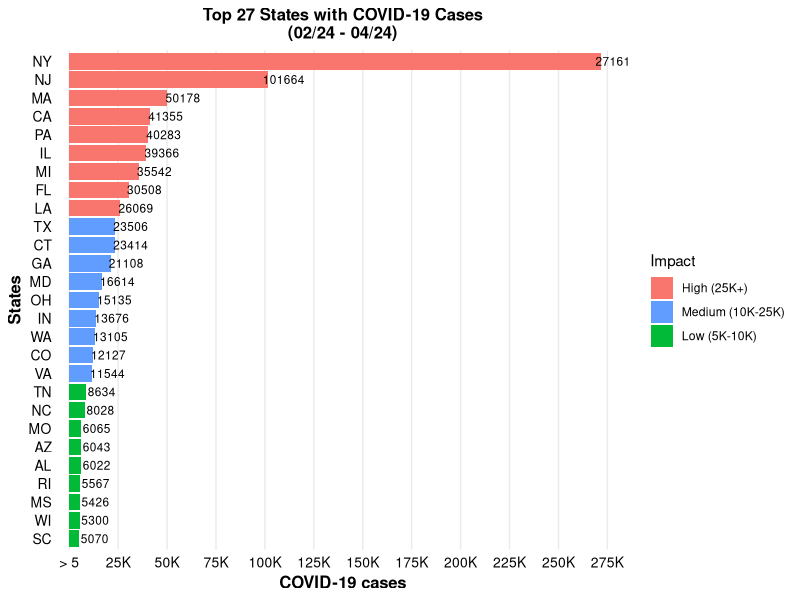
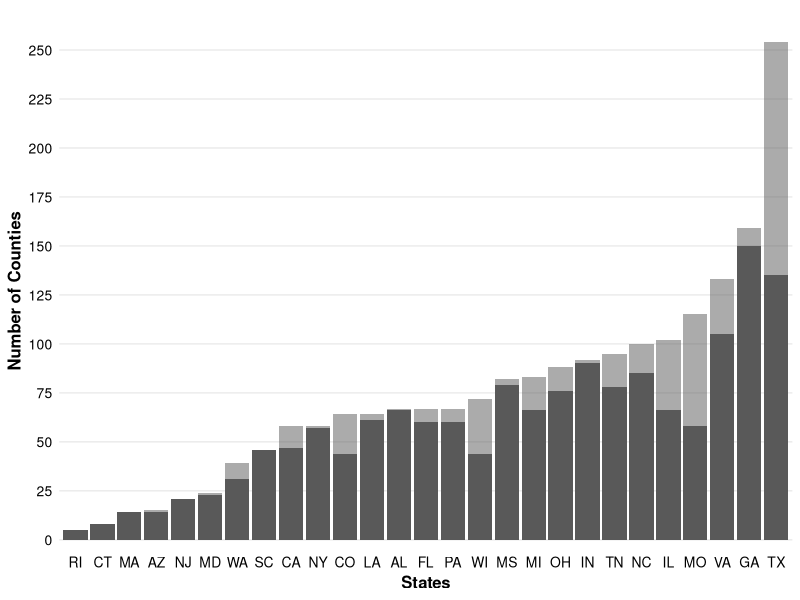
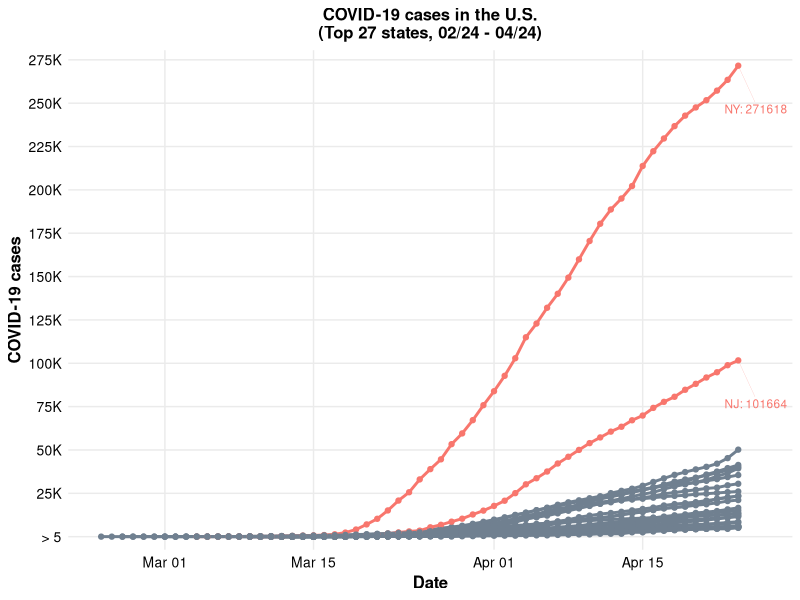
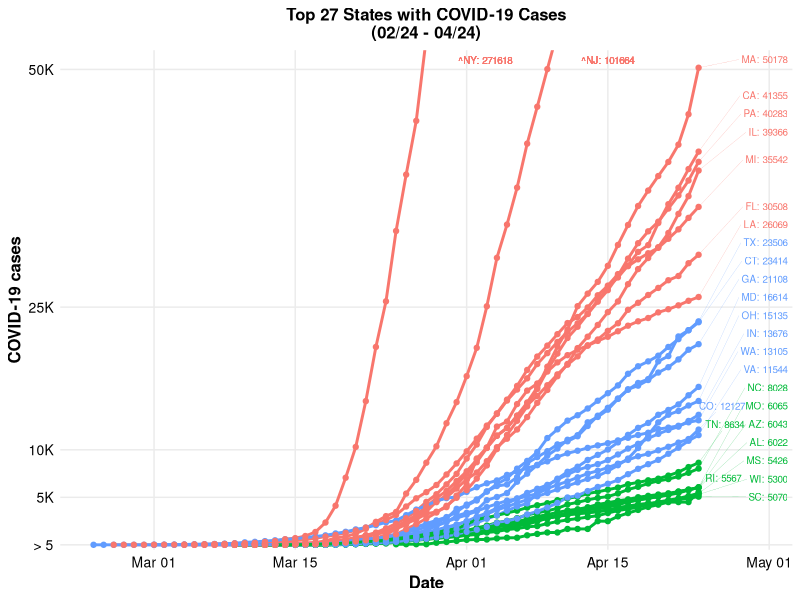
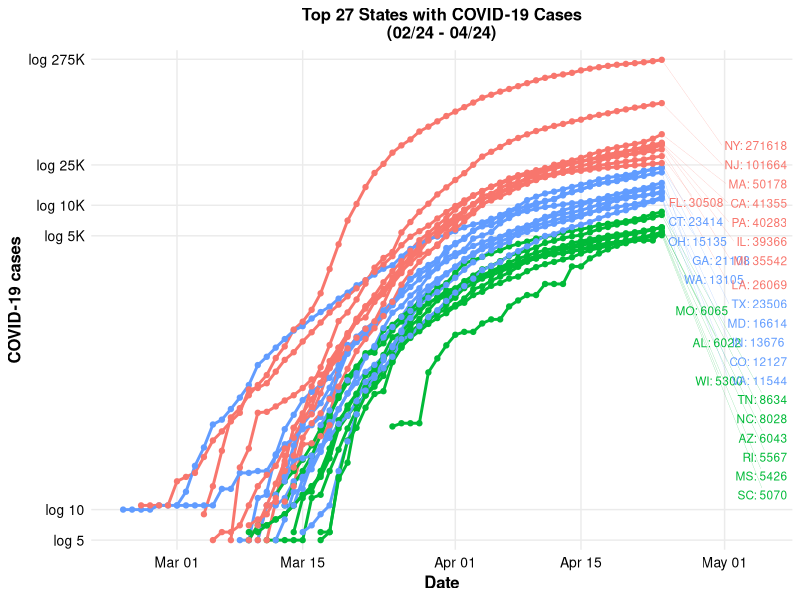
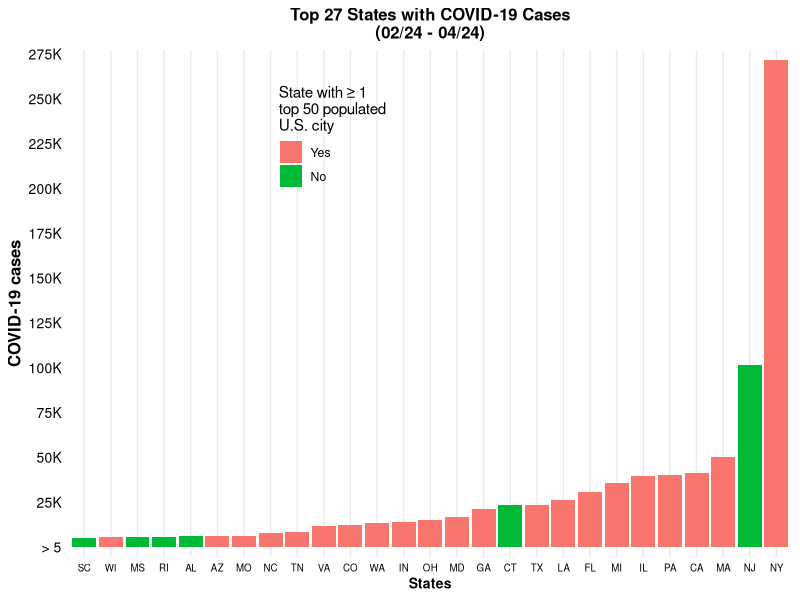
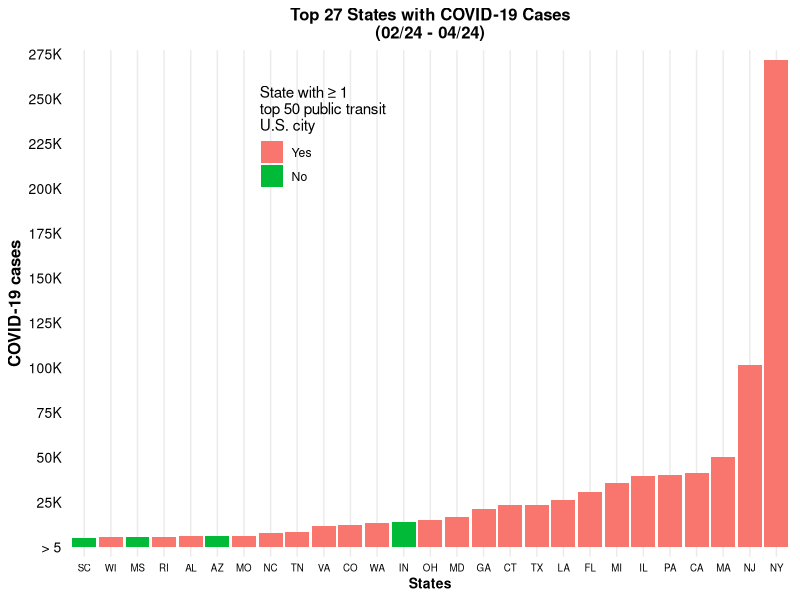
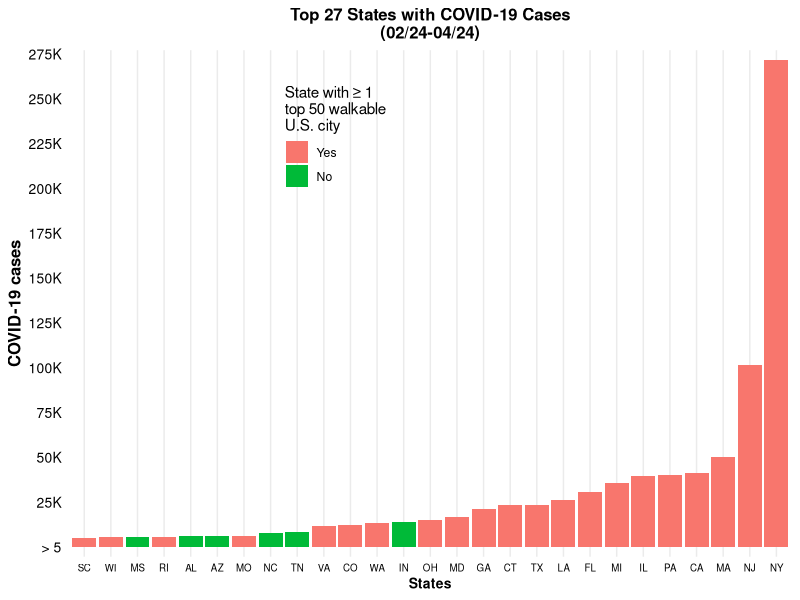

Write the R code that produced these figures, in order.
## ---- chunk 1
require(plyr)
require(dplyr)
require(reshape2)
require(readxl)
require(ggplot2)
require(ggrepel)
require(scales)
require(lubridate)
require(data.table)
## ---- chunk 2
#  Import and merge exploratory variables: Population, Population, Number of Households, Per Capita Income, MetroNonMetro
{

Abbreviated_state = c("AL", "AZ", "CA", "CO", "CT", "FL", "GA", "IL", "IN", "LA", "MD", "MA", "MI", "MS", "MO", "NJ", "NY", "NC", "OH", "PA", "RI", "SC", "TN", "TX", "VA", "WA", "WI")
FIPSState = c("1000", "4000","6000","8000","9000","12000","13000","17000","18000","22000","25000","24000","26000","29000","28000","37000","34000","36000","39000","42000","44000","45000","47000","48000","51000","53000","55000")
# FIPSState is created because datasets have State name in the county column and it can be only removed by FIPS code to prevent any unnecessary data loss

#  Population, Population Density, Number of Households
Pop_PopDensity_HH = read_xlsx("County_Variables.xlsx", sheet = "Pop_Density, TotalHH, TotalPop")
Pop_PopDensity_HH$FIPS = as.numeric(Pop_PopDensity_HH$FIPS) # removing trailing zeroes in order to merge by FIPS code with other Dataset
Pop_PopDensity_HH$PopDensity2010 = round(Pop_PopDensity_HH$PopDensity2010,2) # Variable was in exponential form, so it has to be round off to 2 digit
Pop_PopDensity_HH = Pop_PopDensity_HH %>% filter(State %in% Abbreviated_state) # Subsetting 27 States
Pop_PopDensity_HH = Pop_PopDensity_HH %>% filter(!(FIPS %in% FIPSState)) # Removing State from county column

# write.csv(Pop_PopDensity_HH, file = "Pop_PopDensity_HH.csv")


#  Per Capita Income
PCI = read_xlsx("County_Variables.xlsx", sheet = "PerCapita")
PCI$FIPS = as.numeric(PCI$FIPS)
PCI = PCI %>% filter(State %in% Abbreviated_state)  # Subsetting 27 States
PCI = PCI %>% filter(!(FIPS %in% FIPSState))  # Removing State from county column

# write.csv(PCI, file = "PCI.csv")


MetroNonMetro = read_xlsx("ruralurbancodes2013-2.xlsx")
MetroNonMetro$FIPS = as.numeric(MetroNonMetro$FIPS)  # removing trailing zeroes in order to merge by FIPS code with other Dataset
MetroNonMetro = MetroNonMetro %>% filter(State %in% Abbreviated_state)  # Subsetting 27 States

# write.csv(MetroNonMetro, file = "MetroNonMetro.csv")


FINAL_COUNTY = merge(Pop_PopDensity_HH, PCI, by = "FIPS") # Merging POP Dataset and PCI on FIPS
FINAL_COUNTY = merge(FINAL_COUNTY, MetroNonMetro, by = "FIPS") # Merging FINAL_COUNTY dataset with MetroNonMetro
FINAL_COUNTY = FINAL_COUNTY %>% select(!c("State.y", "County.y", "State", "_Name")) # Removing unnecessary columns
colnames(FINAL_COUNTY) = c("FIPS", "State", "County", "PopDensity2010", "Households", "Pop2010", "PCI", "MetroNonMetro") # Renaming Columns

}

# Collapse NYC 5 Counties in to one single New York City county
{

NYC5 = c("Bronx","New York","Richmond","Kings","Queens")
FINAL_COUNTY_NYC5 = FINAL_COUNTY %>% filter(State == "NY" & County %in% NYC5) # fData is trimmed for 5 NYC Counties

FINAL_COUNTY_NYC5$Income = FINAL_COUNTY_NYC5$PCI * FINAL_COUNTY_NYC5$Pop2010 # Calculate income for NYC 5 Counties
FINAL_COUNTY_NYC5$Area2010 = FINAL_COUNTY_NYC5$Pop2010/FINAL_COUNTY_NYC5$PopDensity2010 # Calculate area for NYC 5 Counties
FINAL_COUNTY_NYC=data.frame(t(colSums(FINAL_COUNTY_NYC5[c("Pop2010","Households","Income","Area2010")]))) # Calculate totals for NYC 5 Counties for Population, Household, Income, and Area

FINAL_COUNTY_NYC$State = "NY" # Create State Variable
FINAL_COUNTY_NYC$County = "New York City" # Create City Variable

FINAL_COUNTY_NYC$PopDensity2010 = FINAL_COUNTY_NYC$Pop2010/FINAL_COUNTY_NYC$Area2010 # Calculate Pop Density for single NYC county 
FINAL_COUNTY_NYC$PCI = FINAL_COUNTY_NYC$Income/FINAL_COUNTY_NYC$Pop2010  # Calculate Per Capita Income for single NYC county 

FINAL_COUNTY_NYC = FINAL_COUNTY_NYC %>% select(!(c(`Area2010`))) # Remove Area
FINAL_COUNTY_NYC$MetroNonMetro = "Metro" # Create Metro Variable
FINAL_COUNTY_NYC$FIPS = 36999
FINAL_COUNTY_NYC = FINAL_COUNTY_NYC[c("State","County","FIPS","MetroNonMetro","PopDensity2010","Pop2010","PCI","Households")]

FINAL_COUNTY = rbind(FINAL_COUNTY,FINAL_COUNTY_NYC) # Add NYC into the main county dataset
FINAL_COUNTY = FINAL_COUNTY %>% filter(!(State == "NY" & County %in% NYC5)) %>% droplevels() # Drop NYC 5 Counties into the main county dataset
}

write.csv(FINAL_COUNTY, file = "ExplanatoryVariables.csv") # Final dataset for explanatory variables
## ---- chunk 3
Abbreviated_state = c("AL", "AZ", "CA", "CO", "CT", "FL", "GA", "IL", "IN", "LA", "MD", "MA", "MI", "MS", "MO", "NJ", "NY", "NC", "OH", "PA", "RI", "SC", "TN", "TX", "VA", "WA", "WI")
FullText_state = c("Alabama", "Arizona", "California", "Colorado", "Connecticut", "Florida", "Georgia", "Illinois", "Indiana", "Louisiana", "Maryland", "Massachusetts", "Michigan", "Mississippi", "Missouri", "New Jersey", "New York", "North Carolina", "Ohio", "Pennsylvania", "Rhode Island", "South Carolina", "Tennessee", "Texas", "Virginia", "Washington", "Wisconsin")

CountyCases = read_xlsx("us-counties.xlsx") #Importing GITHUB county dataset
colnames(CountyCases) = c("Date", "County","State","FIPS","Cases","Deaths") #Changing column names according to the preference
CountyCases$State=mapvalues(CountyCases$State,from=FullText_state,to=Abbreviated_state) #Converting FullText State to Abbreviated State by mapping values to them

CountyCases$FIPS=ifelse(CountyCases$County == "New York City" & is.na(CountyCases$FIPS),36999,CountyCases$FIPS) #Adding an imaginary FIPS code for New York City because GITHUB data consist NULL value for New York City.


FINAL_COUNTY_CASES = merge(FINAL_COUNTY, CountyCases, by = "FIPS") #Merging FINAL_COUNTY(Explanatory variable dataset) with CountyCases(GITHUB Data)
FINAL_COUNTY_CASES$DateAsInteger = as.integer(as.Date(FINAL_COUNTY_CASES$Date)) #Removing trailing zeroes
FINAL_COUNTY_CASES = FINAL_COUNTY_CASES %>% filter(DateAsInteger <= as.integer(as.Date("2020-04-24"))) # Filter by End Date

# 1996 counties for 27 states (contains NYC 5 counties)
# 1992 counties for 27 states (contains 1 single NYC county)

# obs = FINAL_COUNTY_CASES %>% filter(DateAsInteger == as.integer(as.Date("2020-04-24"))) # 1875
# 1875 counties in 27 states (contains 1 single NYC county) for which cases have been reported
# 1992 - 1875 = 117 counties in 27 states for which cases have NOT reported on 2020-04-24


FINAL_COUNTY_CASES = FINAL_COUNTY_CASES %>% filter(Cases >= 5)  # Filter by cases > 5

# obs = FINAL_COUNTY_CASES %>% filter(DateAsInteger == as.integer(as.Date("2020-04-24"))) # 1540
# 1875 - 1540 = 335 counties in 27 states for which cases are less than 5 on 2020-04-24

FINAL_COUNTY_CASES = FINAL_COUNTY_CASES %>% select(!c("County.y","State.y")) #Removing unnecessary columns 

setnames(FINAL_COUNTY_CASES, old = c("State.x", "County.x"), new = c("State", "County")) #setnames function from data.table package is used to rename the columns as per our requirements.

High_Hit_States = c("CA", "FL", "IL", "LA", "MA", "MI", "NY", "NJ", "PA")    #TOP 9 MOST HIT STATES
Medium_Hit_States = c("CO", "CT", "GA", "IN", "MD", "OH", "TX", "VA", "WA")  #9 MEDIUM HIT STATES
Low_Hit_States = c("AL", "AZ", "MS", "MO", "NC", "RI", "SC", "TN", "WI")    #9 LESS HIT STATES

Low     = c(1,1,1,1,1,1,1,1,1) 
Medium  = c(2,2,2,2,2,2,2,2,2)
High    = c(3,3,3,3,3,3,3,3,3)

FINAL_COUNTY_CASES$Impact = mapvalues(FINAL_COUNTY_CASES$State,from=c(High_Hit_States,Medium_Hit_States,Low_Hit_States),to=c(High,Medium,Low)) #Assigning values of Low to Low_Hit_States, values of Medium to Medium_Hit_States and values of High to High_Hit_States

FINAL_COUNTY_CASES$Impact = factor(FINAL_COUNTY_CASES$Impact,levels=c(1:3),labels=c("Low","Medium","High")) #factor the levels from low -> medium -> high order

write.csv(FINAL_COUNTY_CASES, file = "FINAL_COUNTY_CASES.csv") 
## ---- chunk 4
State_Variable = read_xlsx("State_List.xlsx") #Importing State level variables (almost made from scratch)

State_Variable = State_Variable %>% select("State", "Top50PopulatedCities", "Top50HighestTransitCities", "Top50MostWalkedCities") #selecting these variables only to merge them further in the FINAL_COUNTY_CASES dataset by State.

FINAL_COUNTY_CASES = merge(FINAL_COUNTY_CASES, State_Variable, by = "State") #Merging FINAL_COUNTY_CASES and State_Variable
## ---- chunk 5

### Bar Graph - Cases vs states
{
FINAL_COUNTY_STATELVL = aggregate(Cases~DateAsInteger+Date+State+Impact,FINAL_COUNTY_CASES,FUN=sum) #aggregating Date, State, and Impact as independent variable and Cases as dependent variable. 
FINAL_COUNTY_STATELVL_TotalCases = FINAL_COUNTY_STATELVL %>% filter(DateAsInteger==as.integer(as.Date("2020-04-24"))) 

ylims_bar= c(5, 25000, 50000, 75000, 100000, 125000, 150000, 175000, 200000, 225000, 250000, 275000)
ylabels_bar = c("> 5","25K","50K","75K","100K","125K","150K","175K","200K","225K","250K","275K")

gSTATES_bar = ggplot(data=FINAL_COUNTY_STATELVL_TotalCases,
                     aes(x=reorder(State,Cases),y=Cases,fill=Impact)) + theme_minimal() +
              geom_bar(stat="identity",position="dodge2") +
              geom_text(aes(y=Cases+8000,label=Cases),size=3) +
              scale_y_continuous(breaks=ylims_bar,labels=ylabels_bar,expand=expansion(mult=c(.02,.02))) + 
              scale_fill_manual(values=c("#00BA38","#619CFF","#F8766D"), 
                                labels = c("Low (5K-10K)", "Medium (10K-25K)", "High (25K+)"),
              guide=guide_legend(reverse = TRUE, title="Impact")) + 
              labs(title="Top 27 States with COVID-19 Cases\n(02/24 - 04/24)",
                   y="COVID-19 cases",
                   x="States") +
              theme(plot.title=element_text(size=12,color="black",hjust=0.5,face="bold"),
                    axis.title.x=element_text(size=12,color="black",face="bold"),
                    axis.title.y=element_text(size=12,color="black",face="bold"),
                    axis.text.x=element_text(size=10,color="black"),
                    axis.text.y=element_text(size=10,color="black")) +
              theme(panel.grid.minor=element_blank(), panel.grid.major.y=element_blank()) + coord_flip()
gSTATES_bar
}

### Counties in 27 States (Bar Chart)
{
CountyIn27States = data.frame(table(FINAL_COUNTY$State)) # Displays number of counties per state (NY contains 1 single NYC county, not NYC 5 counties)
colnames(CountyIn27States) = c("State","CountyCount")
sum(CountyIn27States$CountyCount) # 1992 counties for 27 states (NY contains 1 single NYC county, not NYC 5 counties)

CountyReportedIn27States = data.frame(table(FINAL_COUNTY_CASES$State[FINAL_COUNTY_CASES$DateAsInteger==as.integer(as.Date("2020-04-24"))])) # Displays number of counties per state (NY contains 1 single NYC county, not NYC 5 counties)
colnames(CountyReportedIn27States) = c("State","CountyReported")
sum(CountyReportedIn27States$CountyReported) # 1540 counties for 27 states (NY contains 1 single NYC county, not NYC 5 counties)

CountyIn27States = merge(CountyIn27States,CountyReportedIn27States,by="State")

ylims_countybar = c(0, 25, 50, 75, 100, 125, 150, 175, 200, 225, 250, 275)
ylabels_countybar = c("0","25","50","75","100","125","150","175","200","225","250","275")

gState_countybar = ggplot(data=CountyIn27States,aes(x=reorder(State,CountyCount),y=CountyCount,color=)) + theme_minimal() +
              geom_bar(alpha=.5,stat="identity",position="dodge2") + 
              geom_bar(aes(y=CountyReported),stat="identity",position="dodge2") +
              scale_y_continuous(breaks=ylims_countybar,labels=ylabels_countybar,expand=expansion(mult=c(.02,.02))) +
              labs(title="",
                   y="Number of Counties",
                   x="States") +
              theme(plot.title=element_text(size=12,color="black",hjust=0.5,face="bold"),
                    axis.title.x=element_text(size=12,color="black",face="bold"),
                    axis.title.y=element_text(size=12,color="black",face="bold"),
                    axis.text.x=element_text(size=10,color="black"),
                    axis.text.y=element_text(size=10,color="black")) +
              theme(panel.grid.minor=element_blank(), panel.grid.major.x=element_blank()) 
gState_countybar
}

### Linear Graph - NYNJ Outlier
{
ylims= c(5, 25000, 50000, 75000, 100000, 125000, 150000, 175000, 200000, 225000, 250000, 275000)
ylabels = c("> 5","25K","50K","75K","100K","125K","150K","175K","200K","225K","250K","275K")

FINAL_COUNTY_STATELVL = aggregate(Cases~DateAsInteger+Date+State,FINAL_COUNTY_CASES,FUN=sum)

# To simply color NY and NJ
FINAL_COUNTY_STATELVL$NYNJ=ifelse(FINAL_COUNTY_STATELVL$State=="NY"|FINAL_COUNTY_STATELVL$State=="NJ",1,0) 
FINAL_COUNTY_STATELVL$NYNJ=factor(FINAL_COUNTY_STATELVL$NYNJ,levels=c(0:1),labels=c("no","yes"))

# Green = 00BA38, BLue = 619CFF, Red = F8766D
gCOUNTIES_linear=ggplot(data=FINAL_COUNTY_STATELVL,aes(x=Date,y=Cases,group=State,color=NYNJ)) + theme_minimal() +
                  scale_y_continuous(breaks=ylims,labels=ylabels,expand=expansion(mult=c(.02,.02))) +
                  coord_cartesian(ylim=c(-2000,275000),xlim=c(ymd(20200224,tz="UTC"),ymd(20200426,tz="UTC"))) +
                  geom_line(size=1) +
                  geom_point(size=1.5) +
                  geom_text_repel(data=FINAL_COUNTY_STATELVL %>% 
                                  filter(DateAsInteger==as.integer(as.Date("2020-04-24")) & State %in% c("NY","NJ")),
                                  aes(x=Date,y=Cases,
                                  label=paste(State,": ",Cases,sep="")),nudge_y=-25000,nudge_x=ymd(20200426,tz="UTC"),
                                  size=3,segment.size=.05,show.legend=FALSE) +
                  scale_color_manual(values=c("#708090","#F8766D")) +
                  theme(legend.position="none") +
                  labs(title="COVID-19 cases in the U.S.\n(Top 27 states, 02/24 - 04/24)",
                       y="COVID-19 cases",
                       x="Date") +
                  theme(plot.title=element_text(size=12,color="black",hjust=0.5,face="bold"),
                        axis.title.x=element_text(size=12,color="black",face="bold"),
                        axis.title.y=element_text(size=12,color="black",face="bold"),
                        axis.text.x=element_text(size=10,color="black"),
                        axis.text.y=element_text(size=10,color="black")) +
                  theme(panel.grid.minor=element_blank()) 
gCOUNTIES_linear
}

### Linear Graph Zoomed 
{
ylims = c(5,5000,10000,25000,50000)
ylabels = c("> 5","5K","10K","25K","50K")

FINAL_COUNTY_STATELVL = aggregate(Cases~DateAsInteger+Date+State+Impact,FINAL_COUNTY_CASES,FUN=sum)

gSTATES_linear_zoom = ggplot(data=FINAL_COUNTY_STATELVL,aes(x=Date,y=Cases,group=State,color=Impact)) +   
                      theme_minimal() +
                      scale_y_continuous(breaks=ylims,labels=ylabels,limits=c(0,NA),expand=expansion(mult=c(.01,.02))) +
                      coord_cartesian(ylim=c(0,51000),xlim=c(ymd(20200224,tz="UTC"),ymd(20200430,tz="UTC"))) +
                      geom_line(size=1) +
                      geom_point(size=1.5) +
                      geom_text_repel(data=FINAL_COUNTY_STATELVL %>% 
                                  filter(DateAsInteger == as.integer(as.Date("2020-04-24")) & !State %in% c("NY","NJ")),
                                  aes(x=Date,y=Cases,
                                  label=paste(State,": ",Cases,sep="")),nudge_y=5000,nudge_x=ymd(20200430,tz="UTC"),
                                  size=2.5,segment.size=.05,show.legend=FALSE) +
                      annotate(data=FINAL_COUNTY_STATELVL %>% 
                                  filter(DateAsInteger==as.integer(as.Date("2020-04-24")) & State %in% c("NY")),
                                  geom="text",label=paste("^NY",": 271618 ","",sep=""),x=ymd(20200403,tz="UTC"),
                                  y=51000,size=2.5,color="#F8766D") +
                      annotate(data=FINAL_COUNTY_STATELVL %>% 
                                  filter(DateAsInteger==as.integer(as.Date("2020-04-24")) & State %in% c("NJ")),
                                  geom="text",label=paste("^NJ",": 101664","",sep=""),x=ymd(20200415,tz="UTC"),y=51000,size=2.5,color="#F8766D") + 
                      scale_color_manual(values=c("#00BA38","#619CFF","#F8766D")) +
                      labs(title="Top 27 States with COVID-19 Cases\n(02/24 - 04/24)",
                           y="COVID-19 cases",
                           x="Date") +
                      theme(plot.title=element_text(size=12,color="black",hjust=0.5,face="bold"),
                            axis.title.x=element_text(size=12,color="black",face="bold"),
                            axis.title.y=element_text(size=12,color="black",face="bold"),
                            axis.text.x=element_text(size=10,color="black"),
                            axis.text.y=element_text(size=10,color="black")) +
                      theme(panel.grid.minor=element_blank()) + theme(legend.position = "none")
gSTATES_linear_zoom
}

### Log Graph
{        
ylims_log = c(0,5,10,5000,10000,25000,275000)
ylabels_log = c("log 0","log 5","log 10","log 5K","log 10K","log 25K","log 275K")

FINAL_COUNTY_CASES_STATE_lvl = aggregate(Cases~DateAsInteger+Date+State+Impact,FINAL_COUNTY_CASES,FUN=sum)


gSTATES_log =  ggplot(data=FINAL_COUNTY_CASES_STATE_lvl,aes(x=Date,y=Cases,group=State,color=Impact)) + theme_minimal() +
                  scale_y_continuous(trans="log10",breaks=ylims_log,labels=ylabels_log,expand=expansion(mult=c(.02,.02))) +
                  coord_cartesian(xlim=c(ymd(20200224,tz="UTC"),ymd(20200505,tz="UTC"))) +
                  geom_line(size=1) +
                  geom_point(size=1.5) +
                  geom_text_repel(data=FINAL_COUNTY_CASES_STATE_lvl %>% 
                                  filter(DateAsInteger==as.integer(as.Date("2020-04-24"))),
                                  aes(x=Date,y=Cases,label=paste(State,": ",Cases,sep="")),nudge_y=-log(3.5),nudge_x=ymd(20200424,tz="UTC"),
                                  size=3,segment.size=.05,show.legend=FALSE) +
                  scale_color_manual(values=c("#00BA38","#619CFF","#F8766D"),
                                     guide=guide_legend(reverse=TRUE),name=element_blank()) +
                  labs(title="Top 27 States with COVID-19 Cases\n(02/24 - 04/24)",
                       y="COVID-19 cases",
                       x="Date") +
                  theme(plot.title=element_text(size=12,color="black",hjust=0.5,face="bold"),
                        axis.title.x=element_text(size=12,color="black",face="bold"),
                        axis.title.y=element_text(size=12,color="black",face="bold"),
                        axis.text.x=element_text(size=10,color="black"),
                        axis.text.y=element_text(size=10,color="black")) +
                  theme(panel.grid.minor=element_blank()) + theme(legend.position = "none")
gSTATES_log
}



#Exploratory Variables

### Bar Graph - FINAL_STATES_Top50PopulatedCities
{
FINAL_COUNTY_STATELVL = aggregate(Cases~DateAsInteger+Date+State+Top50PopulatedCities,FINAL_COUNTY_CASES,FUN=sum)
FINAL_COUNTY_STATELVL_TotalCases = FINAL_COUNTY_STATELVL %>% filter(DateAsInteger==as.integer(as.Date("2020-04-24")))

ylims_bar= c(5, 25000, 50000, 75000, 100000, 125000, 150000, 175000, 200000, 225000, 250000, 275000)
ylabels_bar = c("> 5","25K","50K","75K","100K","125K","150K","175K","200K","225K","250K","275K")

gSTATES_bar_POP = ggplot(data=FINAL_COUNTY_STATELVL_TotalCases,
                     aes(x=reorder(State,Cases),y=Cases,fill=Top50PopulatedCities)) + theme_minimal() +
              geom_bar(stat="identity",position="dodge2") +
              scale_y_continuous(breaks=ylims_bar,labels=ylabels_bar,expand=expansion(mult=c(.02,.02))) + 
              scale_fill_manual(values=c("#00BA38","#F8766D"), 
              guide=guide_legend(reverse = TRUE, title="State with ≥ 1\ntop 50 populated\nU.S. city")) + 
              labs(title="Top 27 States with COVID-19 Cases\n(02/24 - 04/24)",
                   y="COVID-19 cases",
                   x="States") +
              theme(plot.title=element_text(size=12,color="black",hjust=0.5,face="bold"),
                    axis.title.x=element_text(size=10,color="black",face="bold"),
                    axis.title.y=element_text(size=12,color="black",face="bold"),
                    axis.text.x=element_text(size=7,color="black"),
                    axis.text.y=element_text(size=10,color="black")) +
              theme(panel.grid.minor=element_blank(), panel.grid.major.y=element_blank()) +
              theme(legend.position = c(.45, .95),
                        legend.justification = c("right", "top"),
                        legend.box.just = "right",
                        legend.margin = margin(6, 6, 6, 6))
gSTATES_bar_POP
}

### Bar Graph - FINAL_STATES_Top50HighestTransitCities
{
FINAL_COUNTY_STATELVL = aggregate(Cases~DateAsInteger+Date+State+Top50HighestTransitCities,FINAL_COUNTY_CASES,FUN=sum)
FINAL_COUNTY_STATELVL_TotalCases = FINAL_COUNTY_STATELVL %>% filter(DateAsInteger==as.integer(as.Date("2020-04-24")))

ylims_bar= c(5, 25000, 50000, 75000, 100000, 125000, 150000, 175000, 200000, 225000, 250000, 275000)
ylabels_bar = c("> 5","25K","50K","75K","100K","125K","150K","175K","200K","225K","250K","275K")

gSTATES_bar_HIGH_TRANSIT = ggplot(data=FINAL_COUNTY_STATELVL_TotalCases,
                     aes(x=reorder(State,Cases),y=Cases,fill=Top50HighestTransitCities)) + theme_minimal() +
              geom_bar(stat="identity",position="dodge2") +
              scale_y_continuous(breaks=ylims_bar,labels=ylabels_bar,expand=expansion(mult=c(.02,.02))) + 
              scale_fill_manual(values=c("#00BA38","#F8766D"), 
              guide=guide_legend(reverse = TRUE, title="State with ≥ 1\ntop 50 public transit\nU.S. city")) + 
              labs(title="Top 27 States with COVID-19 Cases\n(02/24 - 04/24)",
                   y="COVID-19 cases",
                   x="States") +
              theme(plot.title=element_text(size=12,color="black",hjust=0.5,face="bold"),
                    axis.title.x=element_text(size=10,color="black",face="bold"),
                    axis.title.y=element_text(size=12,color="black",face="bold"),
                    axis.text.x=element_text(size=7,color="black"),
                    axis.text.y=element_text(size=10,color="black")) +
              theme(panel.grid.minor=element_blank(), panel.grid.major.y=element_blank()) +
              theme(legend.position = c(.45, .95),
                        legend.justification = c("right", "top"),
                        legend.box.just = "right",
                        legend.margin = margin(6, 6, 6, 6))
gSTATES_bar_HIGH_TRANSIT
}

### Bar Graph - FINAL_STATES_Top50MostWalkedCities
{
FINAL_COUNTY_STATELVL = aggregate(Cases~DateAsInteger+Date+State+Top50MostWalkedCities,FINAL_COUNTY_CASES,FUN=sum)
FINAL_COUNTY_STATELVL_TotalCases = FINAL_COUNTY_STATELVL %>% filter(DateAsInteger==as.integer(as.Date("2020-04-24")))

ylims_bar= c(5, 25000, 50000, 75000, 100000, 125000, 150000, 175000, 200000, 225000, 250000, 275000)
ylabels_bar = c("> 5","25K","50K","75K","100K","125K","150K","175K","200K","225K","250K","275K")

gSTATES_bar_WALK = ggplot(data=FINAL_COUNTY_STATELVL_TotalCases,
                     aes(x=reorder(State,Cases),y=Cases,fill=Top50MostWalkedCities)) + theme_minimal() +
              geom_bar(stat="identity",position="dodge2") +
              scale_y_continuous(breaks=ylims_bar,labels=ylabels_bar,expand=expansion(mult=c(.02,.02))) + 
              scale_fill_manual(values=c("#00BA38","#F8766D"), 
              guide=guide_legend(reverse = TRUE, title="State with ≥ 1\ntop 50 walkable\nU.S. city")) + 
              labs(title="Top 27 States with COVID-19 Cases\n(02/24-04/24)",
                   y="COVID-19 cases",
                   x="States") +
              theme(plot.title=element_text(size=12,color="black",hjust=0.5,face="bold"),
                    axis.title.x=element_text(size=10,color="black",face="bold"),
                    axis.title.y=element_text(size=12,color="black",face="bold"),
                    axis.text.x=element_text(size=7,color="black"),
                    axis.text.y=element_text(size=10,color="black")) +
              theme(panel.grid.minor=element_blank(), panel.grid.major.y=element_blank()) +
              theme(legend.position = c(.45, .95),
                        legend.justification = c("right", "top"),
                        legend.box.just = "right",
                        legend.margin = margin(6, 6, 6, 6))
gSTATES_bar_WALK
}






### Log Graph - Pop County wise
{
FINAL_COUNTY_COUNTYLVL = aggregate(Cases~DateAsInteger+Date+County+Pop2010,FINAL_COUNTY_CASES,FUN=sum)

ylims_log = c(0,5,10,5000,10000,25000,150000)
ylabels_log = c("log 0","log 5","log 10","log 5K","log 10K","log 25K","log 150K")

gCOUNTY_log_POP =  ggplot(data=FINAL_COUNTY_COUNTYLVL,aes(x=Date,y=Cases, color = Pop2010)) + theme_minimal() +
                  scale_y_continuous(trans="log10",breaks=ylims_log,labels=ylabels_log,expand=expansion(mult=c(.02,.02))) + 
                  coord_cartesian(xlim=c(ymd(20200224,tz="UTC"),ymd(20200505,tz="UTC"))) +
                  geom_point(size=1.5) +  labs(colour = "Total Population") +
                  geom_text_repel(data=FINAL_COUNTY_COUNTYLVL %>% 
                                  filter(DateAsInteger==as.integer(as.Date("2020-04-24")) & County %in% c("New York City")),
                                  aes(x=Date,y=Cases,label=paste(County,": ",Cases,sep="")),nudge_y = -log(1.5),nudge_x=ymd(20200424,tz="UTC"),
                                  size=3,segment.size=.05,show.legend=FALSE) +
                                    labs(title="Counties with COVID-19 Cases\n(02/24 - 04/24)",
                       y="COVID-19 cases",
                       x="Date") +
                  theme(plot.title=element_text(size=12,color="black",hjust=0.5,face="bold"),
                        axis.title.x=element_text(size=12,color="black",face="bold"),
                        axis.title.y=element_text(size=12,color="black",face="bold"),
                        axis.text.x=element_text(size=10,color="black"),
                        axis.text.y=element_text(size=10,color="black")) +
                  theme(panel.grid.minor=element_blank()) 
gCOUNTY_log_POP
}

### Scatter plot - Pop County wise
{
ylims_log = c(0,5,10,100,1000, 10000,100000, 150000)
ylabels_log = c("log 0","log 5","log 10","log 100","log 1000","log 10K","log 100K","log 150K")

xlabels = c("1","2500000","5000000","7500000","10000000")

gCOUNTY_log_Scatter_POP = ggplot(FINAL_COUNTY_CASES %>% filter(DateAsInteger == as.integer(as.Date("2020-04-24"))) , aes(x = Pop2010 , y = Cases)) + theme_minimal() + scale_y_continuous(trans="log10",breaks=ylims_log,labels=ylabels_log,expand=expansion(mult=c(.02,.02))) +
scale_x_continuous(labels=xlabels,expand=expansion(mult=c(.02,.04))) +geom_point() + labs(x = "Total Population")
gCOUNTY_log_Scatter_POP
}



### Log Graph - PopDensity County wise
{
FINAL_COUNTY_COUNTYLVL = aggregate(Cases~DateAsInteger+Date+County+PopDensity2010,FINAL_COUNTY_CASES,FUN=sum)

ylims_log = c(0,5,10,5000,10000,25000,150000)
ylabels_log = c("log 0","log 5","log 10","log 5K","log 10K","log 25K","log 150K")

gCOUNTY_log_POP_D =  ggplot(data=FINAL_COUNTY_COUNTYLVL,aes(x=Date,y=Cases, color = PopDensity2010)) + theme_minimal() +
                  scale_y_continuous(trans="log10",breaks=ylims_log,labels=ylabels_log,expand=expansion(mult=c(.02,.02))) +
                  coord_cartesian(xlim=c(ymd(20200224,tz="UTC"),ymd(20200505,tz="UTC"))) +
                  geom_point(size=1.5) + labs(colour = "Population Density") +
                  geom_text_repel(data=FINAL_COUNTY_COUNTYLVL %>% 
                                  filter(DateAsInteger==as.integer(as.Date("2020-04-24")) & County %in% c("New York City")),
                                  aes(x=Date,y=Cases,label=paste(County,": ",Cases,sep="")),nudge_y = -log(1.5),nudge_x=ymd(20200424,tz="UTC"),
                                  size=3,segment.size=.05,show.legend=FALSE) +
                                    labs(title="Counties with COVID-19 Cases\n(02/24 - 04/24)",
                       y="COVID-19 cases",
                       x="Date") +
                  theme(plot.title=element_text(size=12,color="black",hjust=0.5,face="bold"),
                        axis.title.x=element_text(size=12,color="black",face="bold"),
                        axis.title.y=element_text(size=12,color="black",face="bold"),
                        axis.text.x=element_text(size=10,color="black"),
                        axis.text.y=element_text(size=10,color="black")) +
                  theme(panel.grid.minor=element_blank()) 
gCOUNTY_log_POP_D
}

### Scatter plot - PopDensity County wise
{
ylims_log = c(0,5,10,100,1000, 10000,100000, 150000)
ylabels_log = c("log 0","log 5","log 10","log 100","log 1000","log 10K","log 100K","log 150K")
gCOUNTY_log_Scatter_POP_D = ggplot(FINAL_COUNTY_CASES %>% filter(DateAsInteger == as.integer(as.Date("2020-04-24"))) , aes(x = PopDensity2010 , y = Cases)) + theme_minimal() + scale_y_continuous(trans="log10",breaks=ylims_log,labels=ylabels_log,expand=expansion(mult=c(.02,.02))) + geom_point() + labs(x = "Population Density")
gCOUNTY_log_Scatter_POP_D
}




### Log Graph - HH County wise
{
FINAL_COUNTY_COUNTYLVL = aggregate(Cases~DateAsInteger+Date+County+Households,FINAL_COUNTY_CASES,FUN=sum)

ylims_log = c(0,5,10,5000,10000,25000,150000)
ylabels_log = c("log 0","log 5","log 10","log 5K","log 10K","log 25K","log 150K")

gCOUNTY_log_HH =  ggplot(data=FINAL_COUNTY_COUNTYLVL,aes(x=Date,y=Cases, color = Households)) + theme_minimal() +
                  scale_y_continuous(trans="log10",breaks=ylims_log,labels=ylabels_log,expand=expansion(mult=c(.02,.02))) +
                  coord_cartesian(xlim=c(ymd(20200224,tz="UTC"),ymd(20200505,tz="UTC"))) +
                  geom_point(size=1.5) + labs(colour = "Number of Households") +
                  geom_text_repel(data=FINAL_COUNTY_COUNTYLVL %>% 
                                  filter(DateAsInteger==as.integer(as.Date("2020-04-24")) & County %in% c("New York City")),
                                  aes(x=Date,y=Cases,label=paste(County,": ",Cases,sep="")),nudge_y = -log(1.5),nudge_x=ymd(20200424,tz="UTC"),
                                  size=3,segment.size=.05,show.legend=FALSE) +
                                    labs(title="Counties with COVID-19 Cases\n(02/24 - 04/24)",
                       y="COVID-19 cases",
                       x="Date") +
                  theme(plot.title=element_text(size=12,color="black",hjust=0.5,face="bold"),
                        axis.title.x=element_text(size=12,color="black",face="bold"),
                        axis.title.y=element_text(size=12,color="black",face="bold"),
                        axis.text.x=element_text(size=10,color="black"),
                        axis.text.y=element_text(size=10,color="black")) +
                  theme(panel.grid.minor=element_blank()) 
gCOUNTY_log_HH
}

### Scatter plot - HH County wise
{
ylims_log = c(0,5,10,100,1000, 10000,100000, 150000)
ylabels_log = c("log 0","log 5","log 10","log 100","log 1000","log 10K","log 100K","log 150K")

xlabels = c("0","1000000","2000000","3000000")

gCOUNTY_log_Scatter_HH = ggplot(FINAL_COUNTY_CASES %>% filter(DateAsInteger == as.integer(as.Date("2020-04-24"))) , aes(x = Households , y = Cases)) + theme_minimal() + scale_y_continuous(trans="log10",breaks=ylims_log,labels=ylabels_log,expand=expansion(mult=c(.02,.02))) +
scale_x_continuous(labels=xlabels,expand=expansion(mult=c(.02,.04))) + geom_point() + labs(x = "Number of Households")
gCOUNTY_log_Scatter_HH
}


### Log Graph - Metro County wise
{
FINAL_COUNTY_COUNTYLVL = aggregate(Cases~DateAsInteger+Date+County+MetroNonMetro,FINAL_COUNTY_CASES,FUN=sum)

ylims_log = c(0,5,10,5000,10000,25000,150000)
ylabels_log = c("log 0","log 5","log 10","log 5K","log 10K","log 25K","log 150K")

gCOUNTY_log_METRO =  ggplot(data=FINAL_COUNTY_COUNTYLVL,aes(x=Date,y=Cases, color = MetroNonMetro)) + theme_minimal() +
                  scale_y_continuous(trans="log10",breaks=ylims_log,labels=ylabels_log,expand=expansion(mult=c(.02,.02))) +
                  coord_cartesian(xlim=c(ymd(20200224,tz="UTC"),ymd(20200429,tz="UTC"))) +
                  geom_point(size=1.5) +
                  geom_text_repel(data=FINAL_COUNTY_COUNTYLVL %>% 
                                  filter(DateAsInteger==as.integer(as.Date("2020-04-24")) & County %in% c("New York City")),
                                  aes(x=Date,y=Cases,label=paste(County,": ",Cases,sep="")),nudge_y = -log(1.5),nudge_x=ymd(20200424,tz="UTC"),
                                  size=3,segment.size=.05,show.legend=FALSE) +
                  scale_color_manual(values=c("#F8766D","#619CFF"),
                                     labels= c("Metro (844 Counties)","Non Metro (745 Counties)"),
                                     name=element_blank()) +
                                    labs(title="Counties with COVID-19 Cases\n(02/24 - 04/24)",
                       y="COVID-19 cases",
                       x="Date") +
                  theme(plot.title=element_text(size=12,color="black",hjust=0.5,face="bold"),
                        axis.title.x=element_text(size=12,color="black",face="bold"),
                        axis.title.y=element_text(size=12,color="black",face="bold"),
                        axis.text.x=element_text(size=10,color="black"),
                        axis.text.y=element_text(size=10,color="black")) +
                  theme(panel.grid.minor=element_blank()) 
gCOUNTY_log_METRO
}
